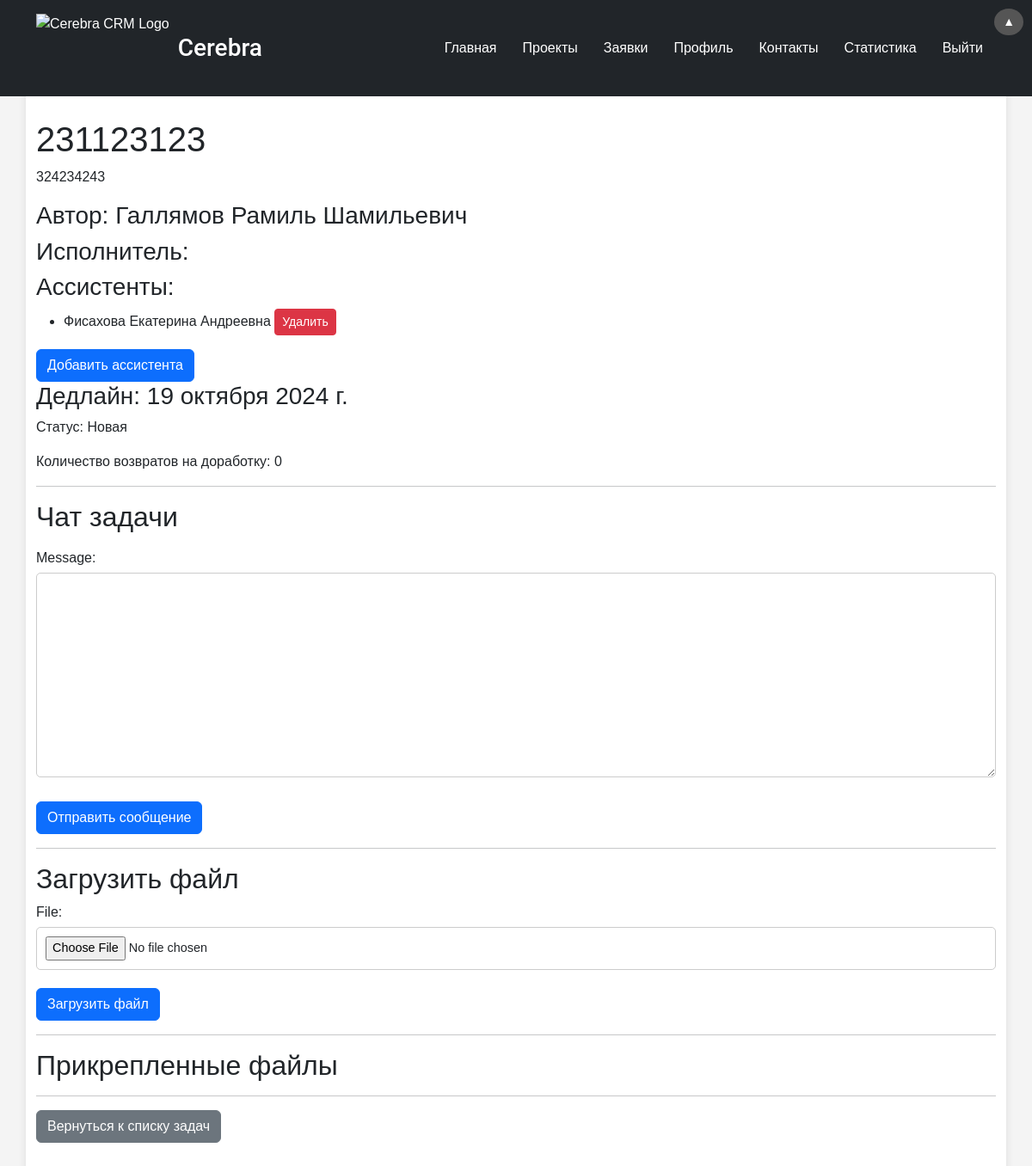
The app's page /tectasks/2/ (signed in) with its own data.
### tectasks/models.py (models this page shows, shortened)
class Tectask(models.Model):
    STATUS_CHOICES = [
        ('new', 'Новая'),
        ('in_progress', 'В процессе'),
        ('extension_requested', 'Запрос на продление'),
        ('done', 'Выполнена'),
        ('completed', 'Завершена'),
        ('in_revision', 'Отправлена на доработку'),
    ]
    title = models.CharField(max_length=255, verbose_name="Название задачи")
    description = models.TextField(verbose_name="Описание задачи", blank=True, null=True)
    author = models.ForeignKey(User, on_delete=models.CASCADE, related_name='created_tectasks', verbose_name="Автор задачи", null=True, blank=True)
    assignee = models.ForeignKey(User, on_delete=models.CASCADE, related_name='assigned_tectasks', verbose_name="Исполнитель", null=True, blank=True)
    observer = models.ForeignKey(User, on_delete=models.SET_NULL, null=True, blank=True, related_name='observed_tectasks', verbose_name="Наблюдатель")
    status = models.CharField(max_length=20, choices=STATUS_CHOICES, verbose_name="Статус задачи", default='new')
    created_at = models.DateTimeField(auto_now_add=True, verbose_name="Дата создания")
    accepted_at = models.DateTimeField(null=True, blank=True, verbose_name="Дата принятия")
    closed_at = models.DateTimeField(null=True, blank=True, verbose_name="Дата закрытия")
    return_count = models.IntegerField(default=0, verbose_name="Количество возвратов на доработку")
    deadline = models.DateField()
    assistants = models.ManyToManyField(User, related_name="tectask_assistants", blank=True)

### assistants/models.py (models this page shows, shortened)
class Assistant(models.Model):
    user = models.ForeignKey(User, on_delete=models.CASCADE)
    task = models.ForeignKey(Task, related_name='task_assistants', on_delete=models.CASCADE, null=True, blank=True)
    ticket = models.ForeignKey(Ticket, related_name="assistants", on_delete=models.CASCADE, null=True, blank=True)  # Поле для Ticket
    tectask = models.ForeignKey(Tectask, related_name="assigned_assistants", on_delete=models.CASCADE, null=True, blank=True)  # Поле для Tectask с уникальным related_name

### tectasks/views.py (the view, shortened to what this page needs)
# urls.py: path('<int:tectask_id>/', views.tectask_detail, name='tectask_detail'),
def tectask_detail(request, tectask_id):
    tectask = get_object_or_404(Tectask, id=tectask_id)
    chat_messages = tectask.chat_messages.all()
    form = TectaskChatMessageForm()
    attachment_form = AttachmentForm()
    assistant_form = AddAssistantForm()
    assistants = Assistant.objects.filter(tectask=tectask)
    tectask_link = request.build_absolute_uri(reverse('tectask_detail', args=[tectask.id]))
    return render(request, 'tectasks/tectask_detail.html', {
        'tectask': tectask,
        'form': form,
        'attachment_form': attachment_form,
        'assistant_form': assistant_form,
        'chat_messages': chat_messages,
        'assistants': assistants,
    })

### tectasks/forms.py
class TectaskChatMessageForm(forms.ModelForm):
    class Meta:
        model = TectaskChatMessage
        fields = ['message']

### attachments/forms.py
class AttachmentForm(forms.ModelForm):
    class Meta:
        model = Attachment
        fields = ['file']

### tectasks/templates/tectasks/tectask_detail.html (shortened to what this page needs)
{% extends 'base.html' %}
{% block content %}
    <h1>{{ tectask.title }}</h1>
    <p>{{ tectask.description }}</p>
    <h3>Автор: {{ tectask.author.get_full_name }}</h3>
    <h3>Исполнитель: {{ tectask.assignee.get_full_name }}</h3>
    <h3>Ассистенты:</h3>
    <ul>
        {% for assistant in assistants %}
            <li>{{ assistant.user.get_full_name }}
                {% if request.user == tectask.author or request.user == tectask.assignee %}
                    <a href="{% url 'remove_assistant' 'tectask' tectask.id assistant.id %}" class="btn btn-danger btn-sm">Удалить</a>
                {% endif %}
            </li>
        {% empty %}
            <li>Нет ассистентов</li>
        {% endfor %}
    </ul>
    {% if tectask.status != 'completed' %}
        <a href="{% url 'add_assistant' 'tectask' tectask.id %}" class="btn btn-primary">Добавить ассистента</a>
    {% endif %}
    <h3>Дедлайн: {{ tectask.deadline }}</h3>
    <p>Статус: {{ tectask.get_status_display }}</p>
    <p>Количество возвратов на доработку: {{ tectask.return_count }}</p>
    <hr>
    <h2>Чат задачи</h2>
    {% if tectask.status != 'completed' %}
    <form method="post">
        {{ form.as_p }}
        <button type="submit" name="add_message" class="btn btn-primary">Отправить сообщение</button>
    </form>
    {% endif %}
    <hr>
    {% if tectask.status != 'completed' %}
    <h2>Загрузить файл</h2>
    <form method="post" enctype="multipart/form-data">
        {{ attachment_form.as_p }}
        <button type="submit" name="upload_file" class="btn btn-primary">Загрузить файл</button>
    </form>
    <hr>
    {% endif %}
    <h2>Прикрепленные файлы</h2>
    <hr>
    <p><a href="{% url 'tectask_list' %}" class="btn btn-secondary">Вернуться к списку задач</a></p>
{% endblock %}

### static/css/styles.css (style rules this page uses)
body { font-family: Arial, sans-serif; background-color: #f4f4f4; height: 100%; margin: 0; padding: 0; display: flex; flex-direction: column; min-height: 100vh; }
form input, form textarea, form select { padding: 10px; margin: 5px 0; border-radius: 5px; border: 1px solid #ccc; width: 100%; }
form button { padding: 10px 20px; border-radius: 5px; background-color: #4CAF50; color: white; border: none; cursor: pointer; }
form button { padding: 8px 15px; font-size: 0.9rem; }
form input, form textarea, form select { font-size: 0.9rem; }

### records on screen
Tectask: title "231123123", description "324234243", author.get_full_name "Галлямов Рамиль Шамильевич", deadline "19 октября 2024 г.", status "Новая", return_count "0"
Assistant: user.get_full_name "Фисахова Екатерина Андреевна"
